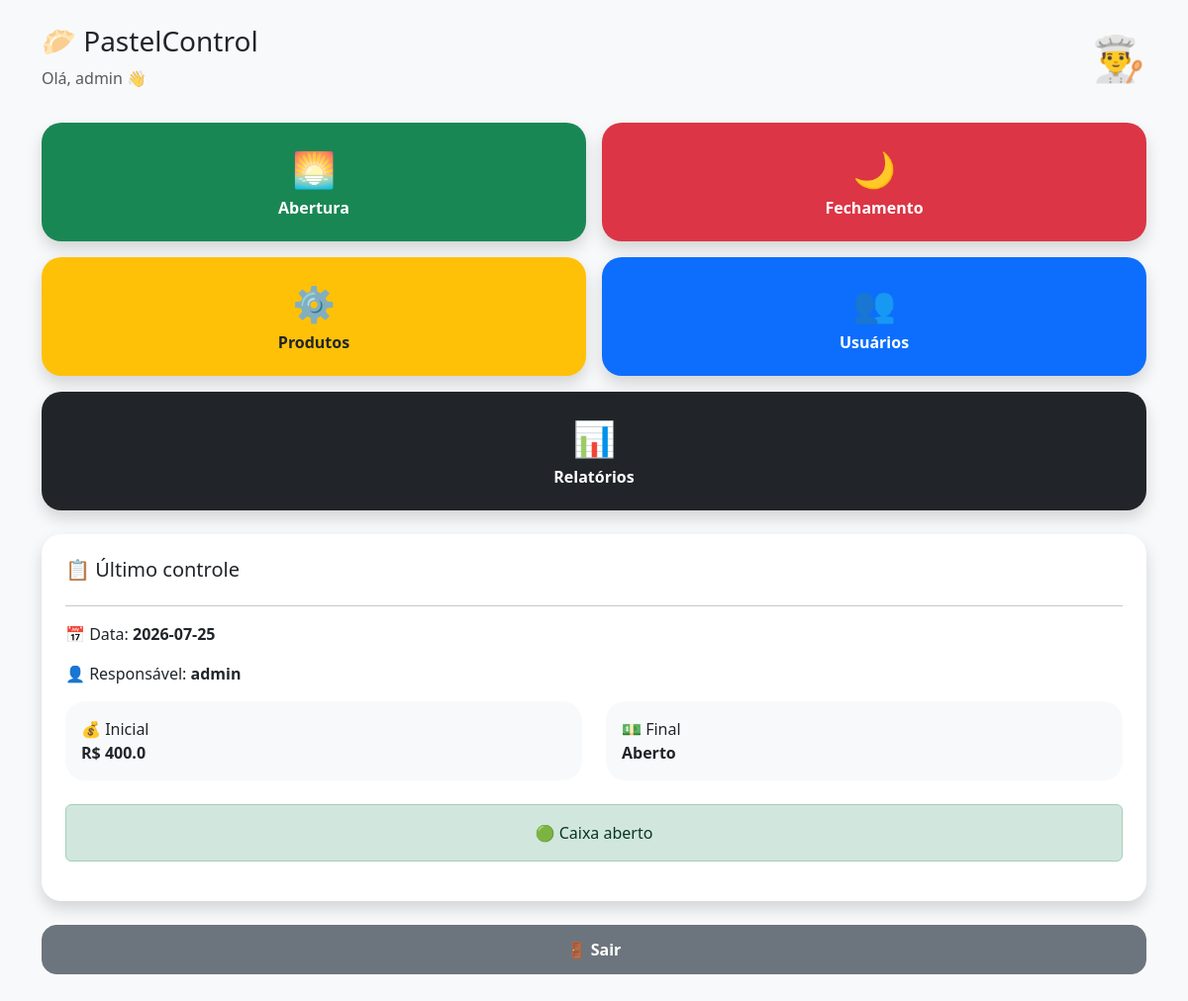
/dashboard (signed in), run on the app's committed database.
### tables this page shows
CREATE TABLE controle(

        id INTEGER PRIMARY KEY AUTOINCREMENT,


        data TEXT NOT NULL,


        usuario TEXT,


        caixa_inicial REAL DEFAULT 0,


        caixa_final REAL DEFAULT 0,


        maquina1 REAL DEFAULT 0,


        maquina2 REAL DEFAULT 0,


        maquina3 REAL DEFAULT 0,


        maquina4 REAL DEFAULT 0,


        dinheiro REAL DEFAULT 0,


        pix REAL DEFAULT 0,


        status TEXT DEFAULT 'ABERTO'

    );

### app.py (the view)
@app.route("/dashboard")
def dashboard():
    if "usuario" not in session:
        return redirect("/")
    conn = conectar()
    cursor = conn.cursor()
    cursor.execute("""
    SELECT *

    FROM controle

    ORDER BY id DESC

    LIMIT 1

    """)
    ultimo = cursor.fetchone()
    conn.close()
    return render_template(
        "dashboard.html",
        usuario=session["usuario"],
        ultimo=ultimo
    )

### database.py (called while the page is built)
def conectar():
    return sqlite3.connect(BANCO)

### templates/dashboard.html (shortened to what this page needs)
<!DOCTYPE html>
<html lang="pt-br">
<head>
<link href="https://cdn.jsdelivr.net/npm/bootstrap@5.3.3/dist/css/bootstrap.min.css" rel="stylesheet">
<link rel="stylesheet" href="/static/style.css">
</head>
<body class="bg-light">
<div class="container mt-4 mb-5">
<div class="d-flex justify-content-between align-items-center">
<div>
<h3>
🥟 PastelControl
</h3>
<p class="text-muted mb-0">
Olá, {{usuario}} 👋
</p>
</div>
<div style="font-size:45px">
👨‍🍳
</div>
</div>
<div class="row g-3 mt-3">
<div class="col-6">
<a href="/abertura" class="text-decoration-none">
<div class="card shadow card-menu bg-success text-white">
<span style="font-size:35px">
🌅
</span>
Abertura
</div>
</a>
</div>
<div class="col-6">
<a href="/fechamento" class="text-decoration-none">
<div class="card shadow card-menu bg-danger text-white">
<span style="font-size:35px">
🌙
</span>
Fechamento
</div>
</a>
</div>
{% if session["nivel"] == "admin" %}
<div class="col-6">
<a href="/produtos" class="text-decoration-none">
<div class="card shadow card-menu bg-warning">
<span style="font-size:35px">
⚙️
</span>
Produtos
</div>
</a>
</div>
<div class="col-6">
<a href="/usuarios" class="text-decoration-none">
<div class="card shadow card-menu bg-primary text-white">
<span style="font-size:35px">
👥
</span>
Usuários
</div>
</a>
</div>
<div class="col-12">
<a href="/relatorios" class="text-decoration-none">
<div class="card shadow card-menu bg-dark text-white">
<span style="font-size:35px">
📊
</span>
Relatórios
</div>
</a>
</div>
{% endif %}
</div>
{% if ultimo %}
<div class="card shadow mt-4 p-4">
<h5>
📋 Último controle
</h5>
<hr>
<p>
📅 Data:
<b>
{{ultimo[1]}}
</b>
</p>
<p>
👤 Responsável:
<b>
{{ultimo[2]}}
</b>
</p>
<div class="row">
<div class="col-6">
<div class="card p-3 bg-light">
💰 Inicial
<br>
<b>
R$ {{ultimo[3]}}
</b>
</div>
</div>
<div class="col-6">
<div class="card p-3 bg-light">
💵 Final
<br>
<b>
{% if ultimo[4] %}
R$ {{ultimo[4]}}
{% else %}
Aberto
{% endif %}
</b>
</div>
</div>
</div>
<br>
{% if ultimo[6] == "FECHADO" %}
<div class="alert alert-danger text-center">
🔴 Caixa fechado
</div>
{% else %}
<div class="alert alert-success text-center">
🟢 Caixa aberto
</div>
{% endif %}
</div>
{% else %}
<div class="alert alert-warning mt-4">
Nenhum controle realizado.
</div>
{% endif %}
<a href="/logout"
class="btn btn-secondary w-100 mt-4">
🚪 Sair
</a>
</div>
</body>
</html>

### static/style.css (style rules this page uses)
body { font-family: 'Segoe UI', Arial, sans-serif; background: #f8f9fa; }
.card { border: none; border-radius: 20px; transition: 0.2s; }
.btn { border-radius: 15px; padding: 12px; font-weight: 600; }
.card-menu { min-height: 120px; display:flex; justify-content:center; align-items:center; flex-direction:column; font-weight:bold; }

### data on the page
controle: usuario "admin", data "2026-07-25", caixa_inicial "400.0"
